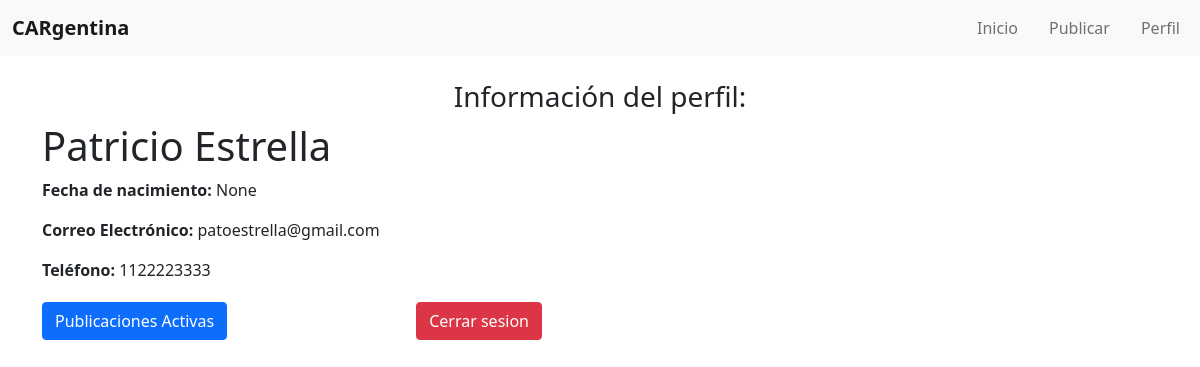
Page /mercado/perfil/ (signed in) on the earlier database version.
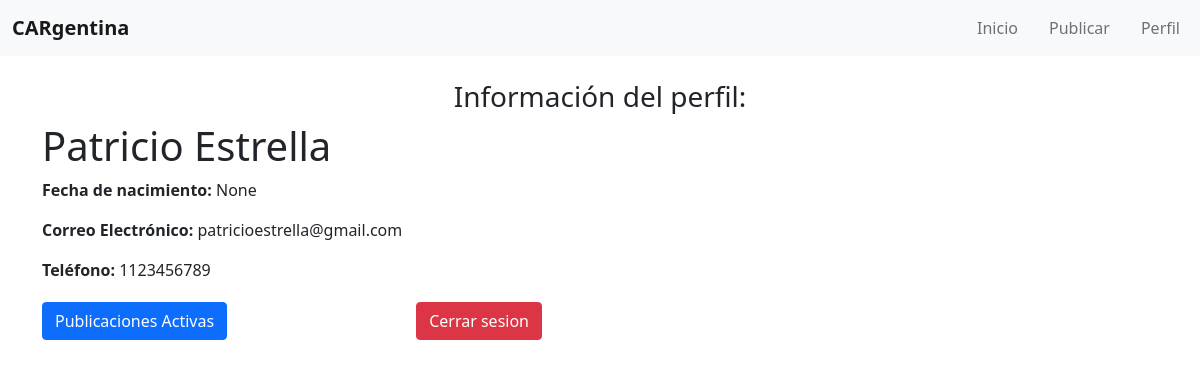
Same page on the later database version.
### usuarios/models.py (models this page shows, shortened)
class Usuario(AbstractUser):
    username = None
    email = models.EmailField(unique=True)
    telefono = models.CharField(max_length=15, blank=True, null=True)
    fecha_nacimiento = models.DateField(blank=True, null=True, verbose_name="Fecha de Nacimiento")
    groups = models.ManyToManyField(
        'auth.Group',
        related_name='custom_user_set',
        blank=True,
        help_text=('The groups this user belongs to. A user will get all permissions '
                   'granted to each of their groups.'),
        related_query_name='user',
    )
    user_permissions = models.ManyToManyField(
        'auth.Permission',
        related_name='custom_user_set',
        blank=True,
        help_text='Specific permissions for this user.',
        related_query_name='user',
    )
    USERNAME_FIELD = 'email'
    REQUIRED_FIELDS = ['first_name', 'last_name']

### mercado/views.py (the view)
# urls.py: path('perfil/', views.perfil, name='perfil'),
def perfil(request):
    if request.user.is_authenticated:
        return render(request, 'barra/perfil.html', {'usuario': request.user})
    else:
        return render(request, 'usuarios/usuarios.html')

### mercado/templates/barra/perfil.html (shortened to what this page needs)
{% extends "mercado/base_mercado.html" %}
{% block content %}
<h3 class="text-center">Información del perfil:</h3>
<div class="perfil">
    <div>
        <h1 class="card-title">{{ usuario.first_name }} {{ usuario.last_name }}</h1>
        <p class="card-text"><strong>Fecha de nacimiento:</strong> {{ usuario.fecha_nacimiento}}</p>
        <p class="card-text"><strong>Correo Electrónico:</strong> {{ usuario.email }}</p>
        <p class="card-text"><strong>Teléfono:</strong> {{ usuario.telefono }}</p>
        <div class="botones">
            <a href="{% url 'mercado:publicaciones_usuario' %}" class="btn btn-primary">Publicaciones Activas</a>
            <a href="{% url 'usuarios:logout' %}" class="btn btn-danger">Cerrar sesion</a>
        </div>
    </div>
</div>
{% endblock %}

Differences in the rows shown:
changed Usuario "Patricio": email "patoestrella@gmail.com" → "patricioestrella@gmail.com"; telefono "1122223333" → "1123456789"
